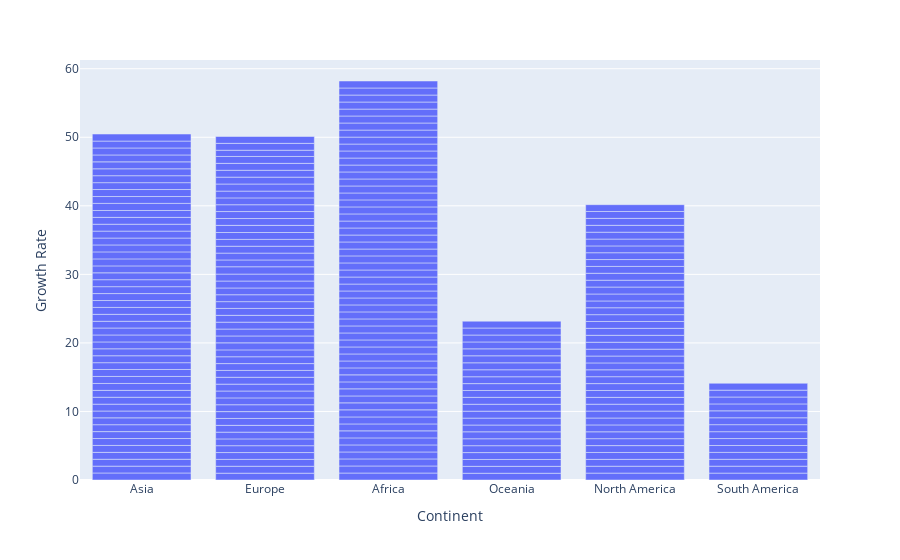

Notebook cell for this chart:
### Markdown cell above
## Population Growth Rate

### Code cell
fig=px.bar(df,x="Continent",y="Growth Rate",hover_data=["Population Change","Country"])
fig.show()

### Figure 1 — Plotly figure (JSON) as saved in the notebook; plotly's stock layout.template omitted (floating-point values rounded to 4 significant figures; data arrays with more than 128 entries replaced by an {"elided": "..."} marker saying what was removed)
{"data": [{"customdata": {"elided": "234x2 mixed values"}, "hovertemplate": "Continent=%{x}<br>Growth Rate=%{y}<br>Population Change=%{customdata[0]}<br>Country=%{customdata[1]}<extra></extra>", "legendgroup": "", "marker": {"color": "#636efa", "pattern": {"shape": ""}}, "name": "", "orientation": "v", "showlegend": false, "textposition": "auto", "type": "bar", "x": {"elided": "234 str values"}, "xaxis": "x", "y": {"elided": "234 float values"}, "yaxis": "y"}], "layout": {"barmode": "relative", "legend": {"tracegroupgap": 0}, "margin": {"t": 60}, "xaxis": {"anchor": "y", "domain": [0, 1], "title": {"text": "Continent"}}, "yaxis": {"anchor": "x", "domain": [0, 1], "title": {"text": "Growth Rate"}}}}
